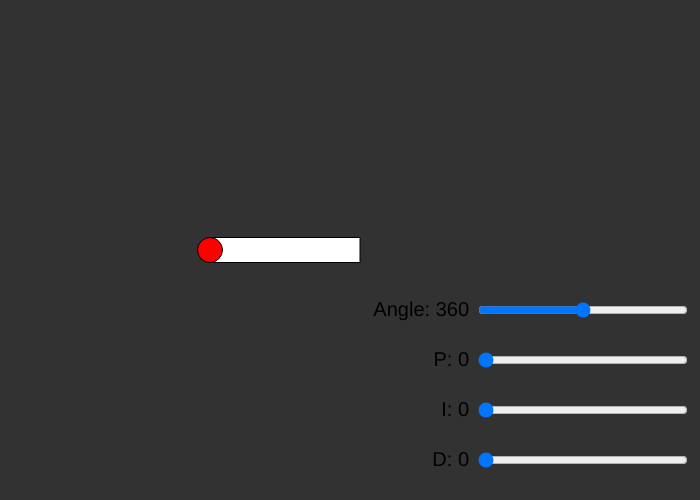
Frame 1 (no input)
Frame 60 (no input): identical to frame 1, image omitted
Frame 120 (the mouse pressed at the canvas centre since frame 60): identical to frame 1, image omitted

The p5.js sketch that drew this single still picture (run headless with seeded random() and noise() and a simulated clock; from frame 60 on, the mouse is pressed at the canvas centre):

// p5.js sketch
// ── sketch.js
class UserInterface { // TODO: Change angleslider to some sort of botton or other interface
  constructor(screenWidth, screenHeight) {
    this.screenWidth = screenWidth;
    this.screenHeight = screenHeight;
    this.sliderSize = 0.3 * screenWidth;
    this.pSliderX = 0.98 * screenWidth - this.sliderSize;
    this.pSliderY = 0.7 * this.screenHeight;
    this.sliderSpacing = 0.1 * this.screenHeight;
    this.angleSlider = createSlider(0, 720, 360);
    this.pSlider = createSlider(0, 100, 0);
    this.iSlider = createSlider(0, 100, 0);
    this.dSlider = createSlider(0, 100, 0);
    this.leftButton = new Button(this.pSliderX, this.pSliderY - this.sliderSpacing);
    this.configureSliders();
  }

  configureSliders() {
    this.angleSlider.position(this.pSliderX, this.pSliderY - this.sliderSpacing);
    this.angleSlider.size(this.sliderSize);
    this.pSlider.position(this.pSliderX, this.pSliderY);
    this.pSlider.size(this.sliderSize);
    this.iSlider.position(this.pSliderX, this.pSliderY + this.sliderSpacing);
    this.iSlider.size(this.sliderSize);
    this.dSlider.position(this.pSliderX, this.pSliderY + 2 * this.sliderSpacing);
    this.dSlider.size(this.sliderSize);
  }

  updateSliderText() {
    let textX = this.pSliderX - 0.01 * this.screenWidth;
    let textY = this.pSliderY;
    textAlign(RIGHT, TOP);
    textSize(0.04 * SCREEN_HEIGHT);
    text(`Angle: ${this.angleSlider.value()}`, textX, textY - this.sliderSpacing);
    text(`P: ${this.pSlider.value()}`, textX, textY);
    text(`I: ${this.iSlider.value()}`, textX, textY + this.sliderSpacing);
    text(`D: ${this.dSlider.value()}`, textX, textY + 2 * this.sliderSpacing);
  }

  drawAngleButtons() {
    this.leftButton.draw();
  }
}

class RobotArm {
  constructor(screenWidth, screenHeight) {
    this.screenWidth = screenWidth;
    this.screenHeight = screenHeight;
    this.xCenter = 0.3 * screenWidth;
    this.yCenter = 0.5 * screenHeight;
    this.armLength = 0.3 * screenHeight;
    this.circleDiameter = 0.05 * screenHeight;
  }

  /**
   * Draws the robot arm.
   *
   * @param {*} angle Angle counterclockwise in degrees
   * @param {*} alpha Transparency of arm
   * @memberof RobotArm
   */
  drawArm(angle, alpha) {
    angle = -angle * Math.PI / 180
    push();

    // Center the origin on the center of the arm (point of rotation)
    translate(this.xCenter, this.yCenter);
    rotate(angle);
    fill(255, 255, 255, alpha);

    // Draw arm
    rect(0, -this.circleDiameter/2, this.armLength, this.circleDiameter);

    // Draw center circle
    fill("red");
    circle(0, 0, this.circleDiameter);

    pop();
  }
}

class Button {
  /**
   * Creates an instance of Button.
   * @param {*} x X-coordinate for top left corner of button
   * @param {*} y Y-coordinate for top left corner of button
   * @param {*} w Width of button
   * @param {*} h Height of button
   * @memberof Button
   */
  constructor(x, y, w, h) {
    this.x = x;
    this.y = y;
    this.w = w;
    this.h = h;
  }

  /**
   * Shows button onscreen. Call in draw() to function properly.
   * @memberof Button
   */
  draw() {
    push();

    fill("red");
    stroke("black");
    strokeJoin(BEVEL);
    strokeWeight(5);
    rect(this.x, this.y, this.w, this.h);

    pop();
  }


}

const SCREEN_WIDTH = 700; // TODO: when interface is complete, test with displayHeight and displayWidth
const SCREEN_HEIGHT = 500;
let userInterface;
let robotArm;

function setup() {
  createCanvas(SCREEN_WIDTH, SCREEN_HEIGHT);
  userInterface = new UserInterface(SCREEN_WIDTH, SCREEN_HEIGHT);
  robotArm = new RobotArm(SCREEN_WIDTH, SCREEN_HEIGHT);
}

function draw() {
  background(50);
  userInterface.updateSliderText();
  robotArm.drawArm(userInterface.angleSlider.value())
  userInterface.drawAngleButtons();
}
